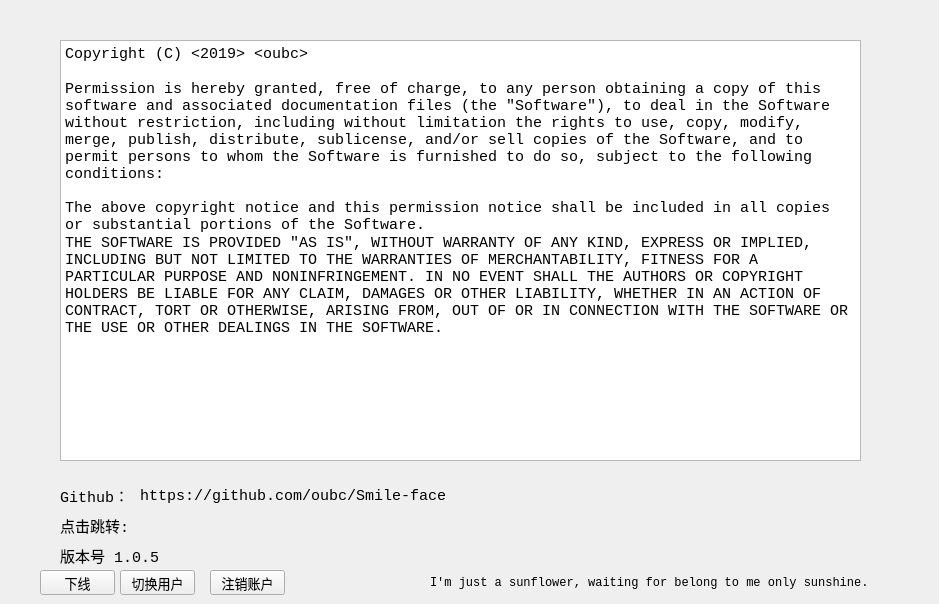
   <widget class="QWidget" name="page4">
    <widget class="QLabel" name="label_7">
     <property name="geometry">
      <rect>
       <x>430</x>
       <y>570</y>
       <width>500</width>
       <height>25</height>
      </rect>
     </property>
     <property name="minimumSize">
      <size>
       <width>500</width>
       <height>25</height>
      </size>
     </property>
     <property name="maximumSize">
      <size>
       <width>500</width>
       <height>25</height>
      </size>
     </property>
     <property name="font">
      <font>
       <family>Consolas</family>
       <pointsize>9</pointsize>
      </font>
     </property>
     <property name="text">
      <string>I'm just a sunflower, waiting for belong to me only sunshine.</string>
     </property>
    </widget>
    <widget class="QPushButton" name="changeuser">
     <property name="geometry">
      <rect>
       <x>120</x>
       <y>570</y>
       <width>75</width>
       <height>25</height>
      </rect>
     </property>
     <property name="minimumSize">
      <size>
       <width>75</width>
       <height>25</height>
      </size>
     </property>
     <property name="maximumSize">
      <size>
       <width>75</width>
       <height>25</height>
      </size>
     </property>
     <property name="font">
      <font>
       <family>华文楷体</family>
       <pointsize>10</pointsize>
      </font>
     </property>
     <property name="text">
      <string>切换用户</string>
     </property>
    </widget>
    <widget class="QPushButton" name="logoff">
     <property name="geometry">
      <rect>
       <x>210</x>
       <y>570</y>
       <width>75</width>
       <height>25</height>
      </rect>
     </property>
     <property name="minimumSize">
      <size>
       <width>75</width>
       <height>25</height>
      </size>
     </property>
     <property name="maximumSize">
      <size>
       <width>75</width>
       <height>25</height>
      </size>
     </property>
     <property name="font">
      <font>
       <family>华文楷体</family>
       <pointsize>10</pointsize>
      </font>
     </property>
     <property name="text">
      <string>注销账户</string>
     </property>
    </widget>
    <widget class="QPushButton" name="noline">
     <property name="geometry">
      <rect>
       <x>40</x>
       <y>570</y>
       <width>75</width>
       <height>25</height>
      </rect>
     </property>
     <property name="minimumSize">
      <size>
       <width>75</width>
       <height>25</height>
      </size>
     </property>
     <property name="maximumSize">
      <size>
       <width>75</width>
       <height>25</height>
      </size>
     </property>
     <property name="font">
      <font>
       <family>华文楷体</family>
       <pointsize>10</pointsize>
      </font>
     </property>
     <property name="text">
      <string>下线</string>
     </property>
    </widget>
    <widget class="QTextBrowser" name="textBrowser">
     <property name="geometry">
      <rect>
       <x>60</x>
       <y>40</y>
       <width>801</width>
       <height>421</height>
      </rect>
     </property>
     <property name="font">
      <font>
       <family>Consolas</family>
       <pointsize>11</pointsize>
      </font>
     </property>
     <property name="styleSheet">
      <string notr="true"/>
     </property>
     <property name="html">
      <string>&lt;!DOCTYPE HTML PUBLIC &quot;-//W3C//DTD HTML 4.0//EN&quot; &quot;http://www.w3.org/TR/REC-html40/strict.dtd&quot;&gt;
&lt;html&gt;&lt;head&gt;&lt;meta name=&quot;qrichtext&quot; content=&quot;1&quot; /&gt;&lt;style type=&quot;text/css&quot;&gt;
p, li { white-space: pre-wrap; }
&lt;/style&gt;&lt;/head&gt;&lt;body style=&quot; font-family:'Consolas'; font-size:11pt; font-weight:400; font-style:normal;&quot;&gt;
&lt;p style=&quot; margin-top:0px; margin-bottom:0px; margin-left:0px; margin-right:0px; -qt-block-indent:0; text-indent:0px;&quot;&gt;Copyright (C) &amp;lt;2019&amp;gt; &amp;lt;oubc&amp;gt;&lt;span style=&quot; font-family:'arial,宋体,sans-serif'; font-size:12px; color:#333333; background-color:#ffffff;&quot;&gt; &lt;/span&gt;&lt;/p&gt;
&lt;p style=&quot; margin-top:0px; margin-bottom:0px; margin-left:0px; margin-right:0px; -qt-block-indent:0; text-indent:0px;&quot;&gt;&lt;br /&gt;Permission is hereby granted, free of charge, to any person obtaining a copy of this software and associated documentation files (the &amp;quot;Software&amp;quot;), to deal in the Software without restriction, including without limitation the rights to use, copy, modify, merge, publish, distribute, sublicense, and/or sell copies of the Software, and to permit persons to whom the Software is furnished to do so, subject to the following conditions:&lt;br /&gt;&lt;br /&gt;The above copyright notice and this permission notice shall be included in all copies or substantial portions of the Software.&lt;span style=&quot; font-family:'arial,宋体,sans-serif'; font-size:12px; color:#333333; background-color:#ffffff;&quot;&gt; &lt;/span&gt;&lt;/p&gt;
&lt;p style=&quot; margin-top:0px; margin-bottom:0px; margin-left:0px; margin-right:0px; -qt-block-indent:0; text-indent:0px;&quot;&gt;THE SOFTWARE IS PROVIDED &amp;quot;AS IS&amp;quot;, WITHOUT WARRANTY OF ANY KIND, EXPRESS OR IMPLIED, INCLUDING BUT NOT LIMITED TO THE WARRANTIES OF MERCHANTABILITY, FITNESS FOR A PARTICULAR PURPOSE AND NONINFRINGEMENT. IN NO EVENT SHALL THE AUTHORS OR COPYRIGHT HOLDERS BE LIABLE FOR ANY CLAIM, DAMAGES OR OTHER LIABILITY, WHETHER IN AN ACTION OF CONTRACT, TORT OR OTHERWISE, ARISING FROM, OUT OF OR IN CONNECTION WITH THE SOFTWARE OR THE USE OR OTHER DEALINGS IN THE SOFTWARE.&lt;/p&gt;&lt;/body&gt;&lt;/html&gt;</string>
     </property>
    </widget>
    <widget class="QLabel" name="label_8">
     <property name="geometry">
      <rect>
       <x>60</x>
       <y>480</y>
       <width>81</width>
       <height>31</height>
      </rect>
     </property>
     <property name="font">
      <font>
       <family>Consolas</family>
       <pointsize>11</pointsize>
      </font>
     </property>
     <property name="text">
      <string>Github：</string>
     </property>
    </widget>
    <widget class="QLabel" name="label_X">
     <property name="geometry">
      <rect>
       <x>140</x>
       <y>480</y>
       <width>391</width>
       <height>31</height>
      </rect>
     </property>
     <property name="font">
      <font>
       <family>Consolas</family>
       <pointsize>11</pointsize>
      </font>
     </property>
     <property name="text">
      <string>https://github.com/oubc/Smile-face</string>
     </property>
    </widget>
    <widget class="QLabel" name="label_9">
     <property name="geometry">
      <rect>
       <x>60</x>
       <y>510</y>
       <width>91</width>
       <height>31</height>
      </rect>
     </property>
     <property name="font">
      <font>
       <family>Consolas</family>
       <pointsize>11</pointsize>
      </font>
     </property>
     <property name="text">
      <string>点击跳转:</string>
     </property>
    </widget>
    <widget class="QLabel" name="git">
     <property name="geometry">
      <rect>
       <x>150</x>
       <y>510</y>
       <width>281</width>
       <height>31</height>
      </rect>
     </property>
     <property name="font">
      <font>
       <family>Consolas</family>
       <pointsize>11</pointsize>
      </font>
     </property>
     <property name="text">
      <string/>
     </property>
    </widget>
    <widget class="QLabel" name="label_10">
     <property name="geometry">
      <rect>
       <x>60</x>
       <y>540</y>
       <width>121</width>
       <height>31</height>
      </rect>
     </property>
     <property name="font">
      <font>
       <family>Consolas</family>
       <pointsize>11</pointsize>
      </font>
     </property>
     <property name="text">
      <string>版本号 1.0.5</string>
     </property>
    </widget>
   </widget>
